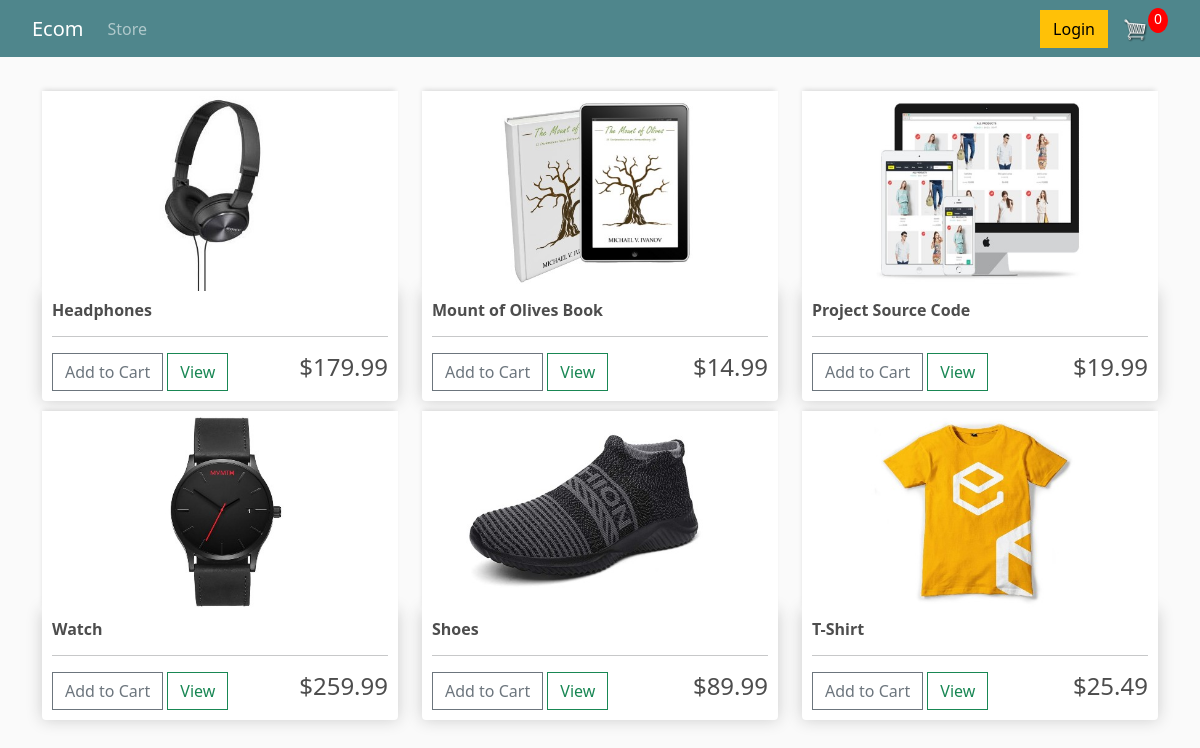
The page / on the database its author committed.
### store/models.py (models this page shows, shortened)
class Product(models.Model):
    name = models.CharField(max_length=200, null=True)
    price = models.DecimalField(max_digits=7, decimal_places=2)
    digital = models.BooleanField(default=False, null=True, blank=False)
    image = models.ImageField(null=True, blank=True)

### store/views.py (the view)
# urls.py: path("", include("store.urls"))
def store(request):
    data = cartData(request)
    cartItems = data["cartItems"]
    products = Product.objects.all()
    context = {
        "products": products,
        "cartItems": cartItems,
    }
    return render(request, "store/store.html", context)

### store/utils.py (called while the page is built, shortened)
def cookieCart(request):
    try:
        cart = json.loads(request.COOKIES["cart"])
    except:
        cart = {}
    print("cart", cart)
    order = {
        "get_cart_total": 0,
        "get_cart_item": 0,
        "shipping": False,
    }
    items = []
    cartItems = order["get_cart_item"]
    return {
        "cartItems": cartItems,
        "order": order,
        "items": items
    }

def cartData(request):
    if request.user.is_authenticated:
        customer = request.user.customer
        order, created = Order.objects.get_or_create(
            customer=customer, complete=False)
        items = order.orderitem_set.all()  # type: ignore
        cartItems = order.get_cart_items
    else:
        cookieData = cookieCart(request)
        cartItems = cookieData["cartItems"]
        order = cookieData["order"]
        items = cookieData["items"]
    return {
        "cartItems": cartItems,
        "order": order,
        "items": items
    }

### store/templates/store/store.html
{% extends "store/main.html" %}
{% load static %}
{% block content %}
<div class="row">
      {% for product in products %}
            <div class="col-lg-4">
                  {% if product.image %}
                  <img class="thumbnail" src="{{product.image.url}}" alt="product">
                  {% else %}
                  <img class="thumbnail" src="{% static "images/placeholder.png" %}" alt="product">
                  {% endif %}
                  <div class="box-element product">
                        <h6><strong>{{product.name}}</strong></h6>
                        <hr>
                        <button data-product={{product.id}} data-action="add" class="btn btn-outline-secondary add-btn update-cart">Add to Cart</button>
                        <a class="btn btn-outline-success" href="#">View</a>
                        <h4 style="display: inline-block;float: right">${{product.price|floatformat:2}}</h4>
                  </div>
            </div>
      {% endfor %}
</div>
{% endblock content %}

### static/css/main.css (style rules this page uses)
body { background-color: hsl(0, 0%, 98%); }
h1,h2,h3,h4,h5,h6 { color:hsl(0, 0%, 30%); }
.box-element { box-shadow:hsl(0, 0%, 80%) 0 0 16px; background-color: #fff; border-radius: 4px; padding: 10px; }
.thumbnail { width: 100%; height: auto; -webkit-box-shadow: -1px -3px 5px -2px rgba(214,214,214,1); -moz-box-shadow: -1px -3px 5px -2px rgba(214,214,214,1); box-shadow: -1px -3px 5px -2px rgba(214,214,214,1); }
.product { border-radius: 0 0 4px 4px; }
.col-lg-4, .col-lg-6, .col-lg-8, .col-lg-12 { margin-top: 10px; }
.btn { border-radius: 0; }

### rows shown on the page
Product: image (picture), name "Headphones", price "179.99"
Product: image (picture), name "Mount of Olives Book", price "14.99"
Product: image (picture), name "Project Source Code", price "19.99"
Product: image (picture), name "Watch", price "259.99"
Product: image (picture), name "Shoes", price "89.99"
Product: image (picture), name "T-Shirt", price "25.49"

### other values the page prints
{{ cartItems }} "0"
